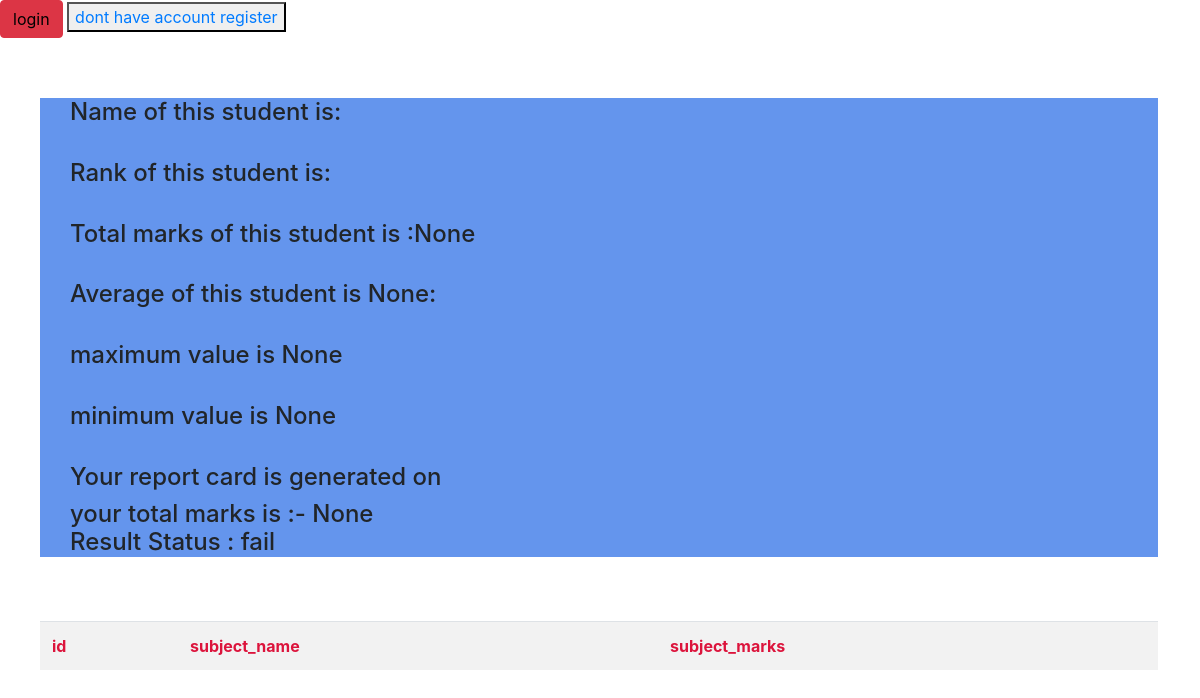
Before: /see_marks/STU-0773/ with the older database file.
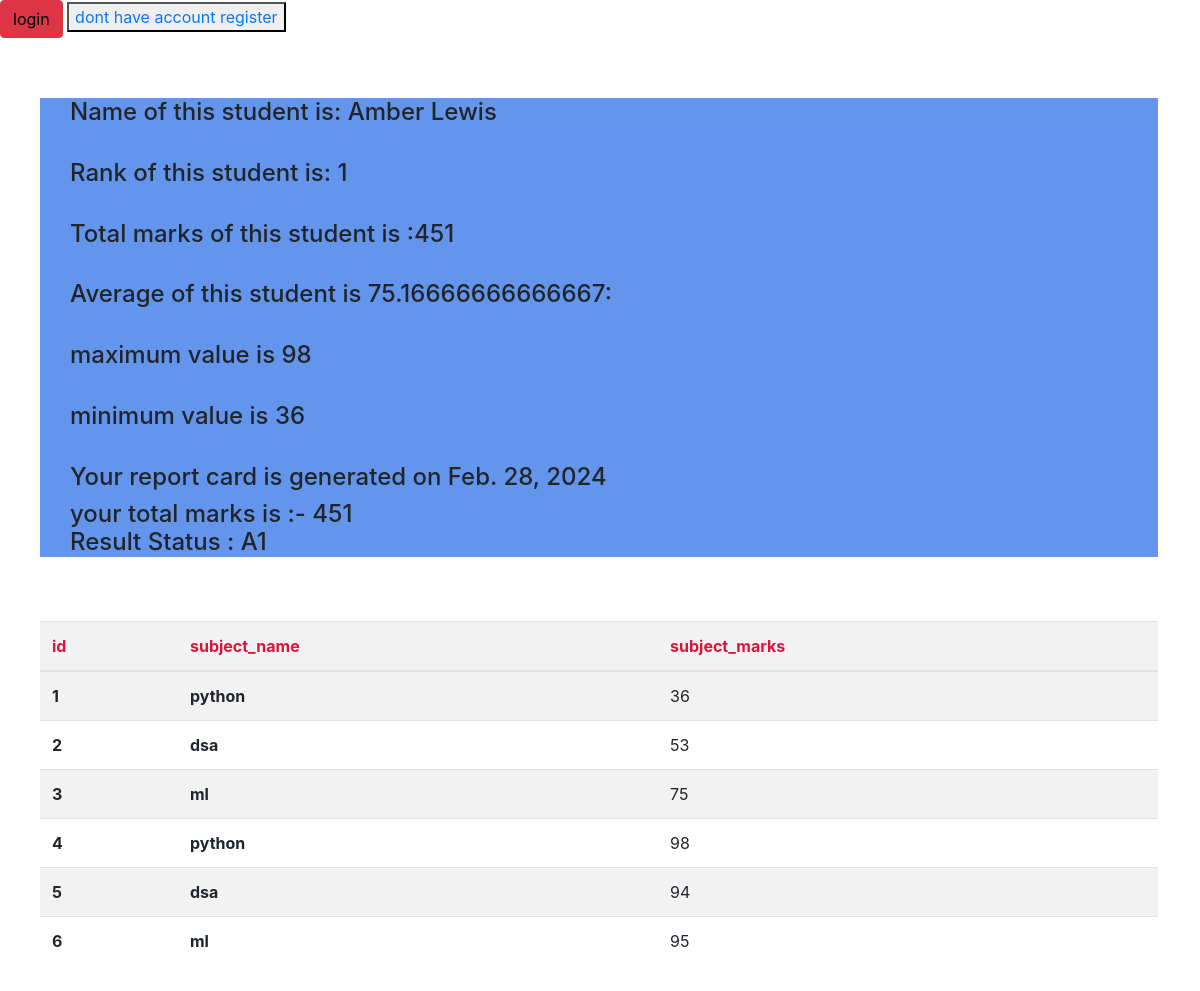
After: the same page with the newer database file.
### vege/models.py (models this page shows, shortened)
class SubjectMarks(models.Model):
    student=models.ForeignKey(Student,related_name="studentmarks",on_delete=models.CASCADE)
    subject=models.ForeignKey(Subject,on_delete=models.CASCADE)
    marks=models.IntegerField()
    class Meta:
        unique_together=['student','subject']

class Student(models.Model):
    department=models.ForeignKey(Department,related_name="depart",on_delete=models.CASCADE)
    student_id=models.OneToOneField(StudentID,related_name="studentid",on_delete=models.CASCADE)
    student_name=models.CharField(max_length=100)
    student_email=models.EmailField(unique=True)
    student_age=models.IntegerField(default=18)
    student_address=models.TextField()
    is_deleted=models.BooleanField(default=False)
    def __str__(self)-> str:
        return self.student_name
    class Meta:
        ordering=['student_name']
        verbose_name="student"

class Rankstudnet(models.Model):
    student=models.ForeignKey(Student,related_name="studentreportcard",on_delete=models.CASCADE)
    student_rank=models.IntegerField()
    student_rank_generation_date=models.DateField(auto_now_add=True)
    number=models.IntegerField(default=10)
    class Meta:
        unique_together=['student_rank','student_rank_generation_date']

class Subject(models.Model):
    subject_name=models.CharField(max_length=100)

### vege/views.py (the view)
# urls.py: path('see_marks/<student_id>/',see_marks,name="see_marks"),
def see_marks(request,student_id):
    queryset=SubjectMarks.objects.filter(student__student_id__student_id=student_id)
    totalmarks=queryset.aggregate(totalmarks=Sum('marks'))
    avgg=queryset.aggregate(avgg=Avg('marks'))
    maxval=queryset.aggregate(maxval=Max('marks'))
    minval=queryset.aggregate(minval=Min('marks'))
    return render(request,"report/see_marks.html",{'queryset':queryset, 'totalmarks':totalmarks,'avgg':avgg,'maxval':maxval,'minval':minval})

### vege/templates/report/see_marks.html (shortened to what this page needs)
<!DOCTYPE html>
<html lang="en">
<head>
    <link rel="stylesheet" href="https://cdn.jsdelivr.net/npm/bootstrap@4.0.0/dist/css/bootstrap.min.css"
>
</head>
<button class="btn btn-danger" type="submit" >
    <a href="/logout/"  style="color: black;">login</a>
</button>
<button type="button" style="color: coral;">
    <a href="/register/">dont have account register</a>
</button>
<div class="container mt-5">
<div class="bg">
    <h4>Name of this student is: {{queryset.first.student.studentreportcard.first.student}} </h4>
    <br>
    <h4>Rank of this student is: {{queryset.first.student.studentreportcard.first.student_rank}} </h4>
    <br>
    <h4>Total marks of this student is :{{totalmarks.totalmarks}}</h4>
    <br>
    <h4>Average of this student is {{avgg.avgg}}:</h4>
    <br>
    <h4>maximum  value is {{maxval.maxval}}</h4>
    <br>
    <h4>minimum  value is {{minval.minval}}</h4>
    <br>
    <h4>Your report card is generated on  {{queryset.first.student.studentreportcard.first.student_rank_generation_date}}</h4>
    <h4>
          your total marks is :- {{totalmarks.totalmarks}}
          {% if totalmarks.totalmarks > 400 %}
          <p>Result Status : A1 </p>
          {% elif totalmarks.totalmarks > 300 %}
          <p>Result Status : A2 </p>
          {% else %}
          <p>Result Status : fail </p>
          {% endif %}
    </h4>
</div>
<br>
<br>
    <table class="table table-striped">
        <tr>
            <th scope="row" style="color: crimson;">id</th>
            <th scope="row"style="color: crimson;">subject_name</th>
            <th scope="row"style="color: crimson;">subject_marks</th>
        </tr>
        <tbody>
            {% for marks in queryset %}
            <tr>
                <th scope="row">{{forloop.counter}}</th>
                <td>
                 <b> {{marks.subject.subject_name}}</b>
                    </td>
                <td>{{marks.marks}}</td>
            </tr>
            {% endfor %}
        </tbody>
    </table>
</div>
</body>
</html>

### vege/templates/report/see_marks.html (style rules this page uses)
.container { padding: 12px 12px 10px 10px; }
.bg { background-color: cornflowerblue; padding-left: 30px; }

Changed rows visible on the page:
added SubjectMarks: first.student.studentreportcard.first.student "Amber Lewis", first.student.studentreportcard.first.student_rank "1", first.student.studentreportcard.first.student_rank_generation_date "Feb. 28, 2024", subject.subject_name "python", marks "98"
added SubjectMarks: subject.subject_name "python", marks "36"
added SubjectMarks: subject.subject_name "dsa", marks "53"
added SubjectMarks: subject.subject_name "ml", marks "75"
added SubjectMarks: subject.subject_name "dsa", marks "94"
added SubjectMarks: subject.subject_name "ml", marks "95"
Other visible differences:
{{ totalmarks.totalmarks }}: "None" → "451"
{{ avgg.avgg }}: "None" → "75.16666666666667"
{{ maxval.maxval }}: "None" → "98"
{{ minval.minval }}: "None" → "36"
text no longer shown: "Result Status : fail"
text now shown: "Result Status : A1"
